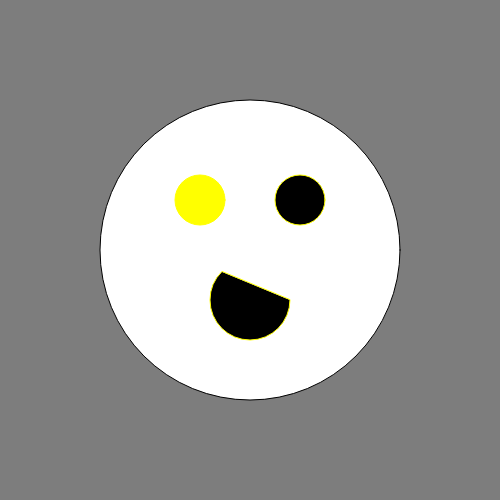
Frame 1 (no input)
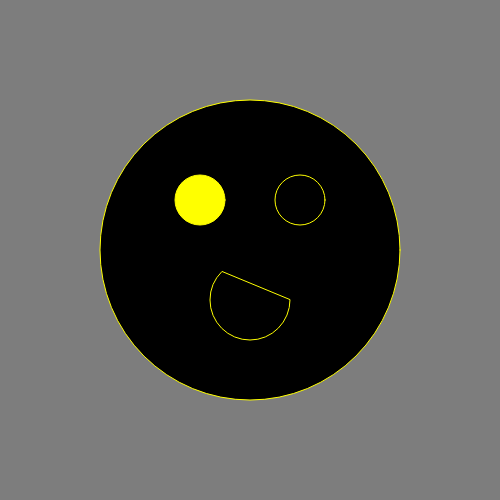
Frame 60 (no input)
Frame 120 (the mouse pressed at the canvas centre since frame 60): identical to frame 60, image omitted

The p5.js sketch that drew these frames (run headless with seeded random() and noise() and a simulated clock; from frame 60 on, the mouse is pressed at the canvas centre):

// p5.js sketch
// ── sketch.js
function setup() {
  createCanvas(500, 500);
}

function draw() {
  background(125);
  circle (250, 250, 300)
  fill("yellow")
  stroke("yellow");
  circle (200, 200, 50)
  fill("black")
  circle (300, 200, 50)
  arc(250, 300, 80, 80, 0, PI + QUARTER_PI, CHORD);
}
